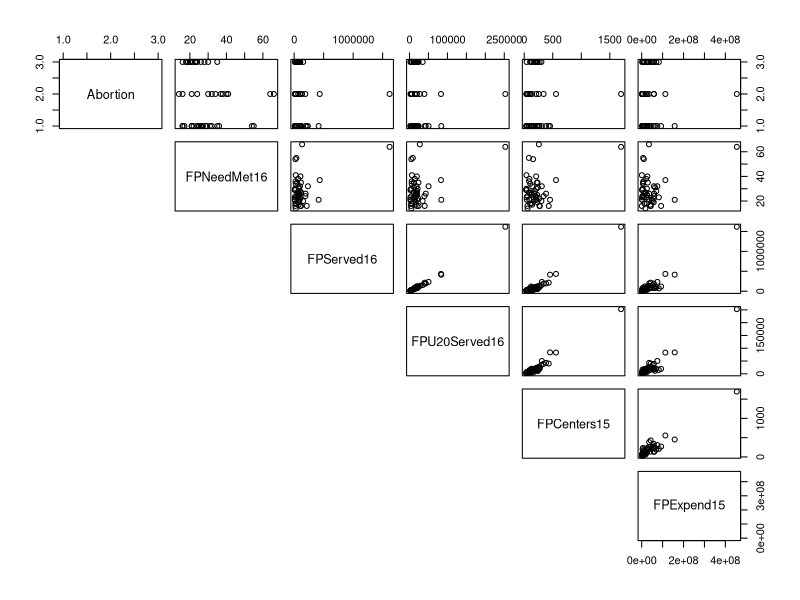
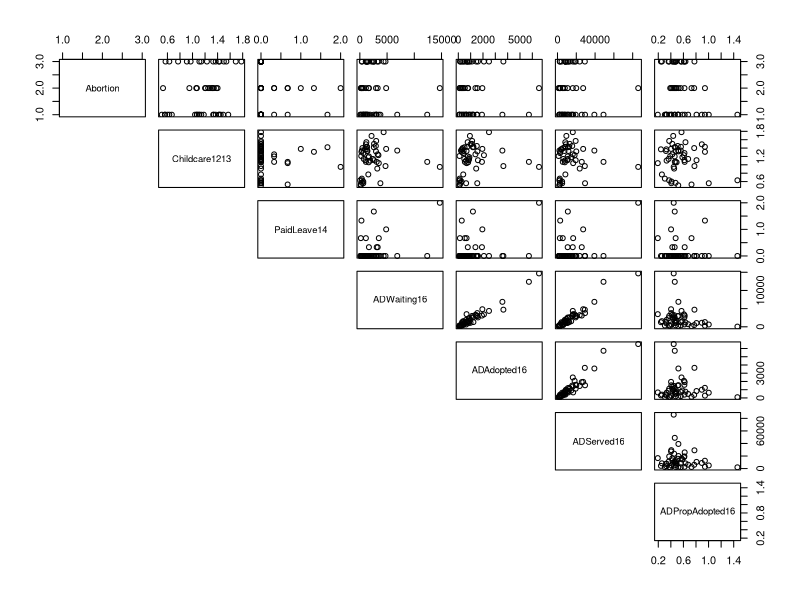
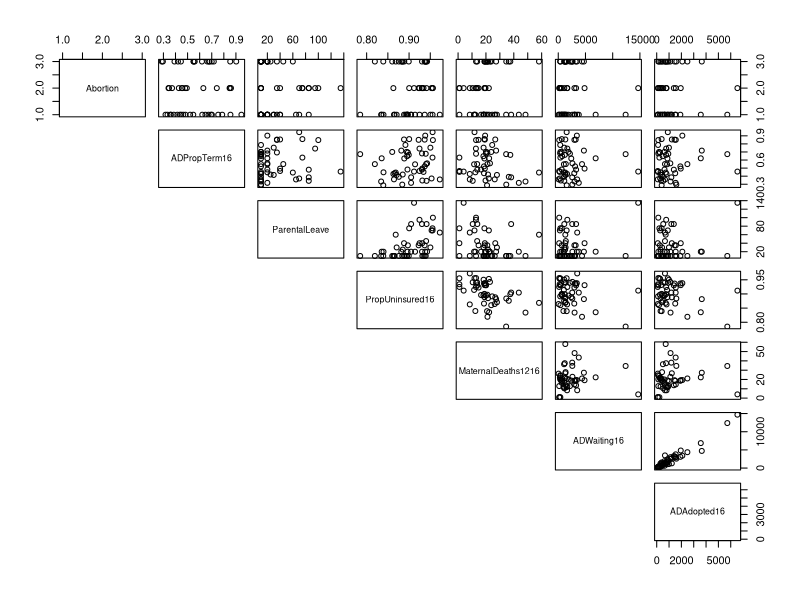
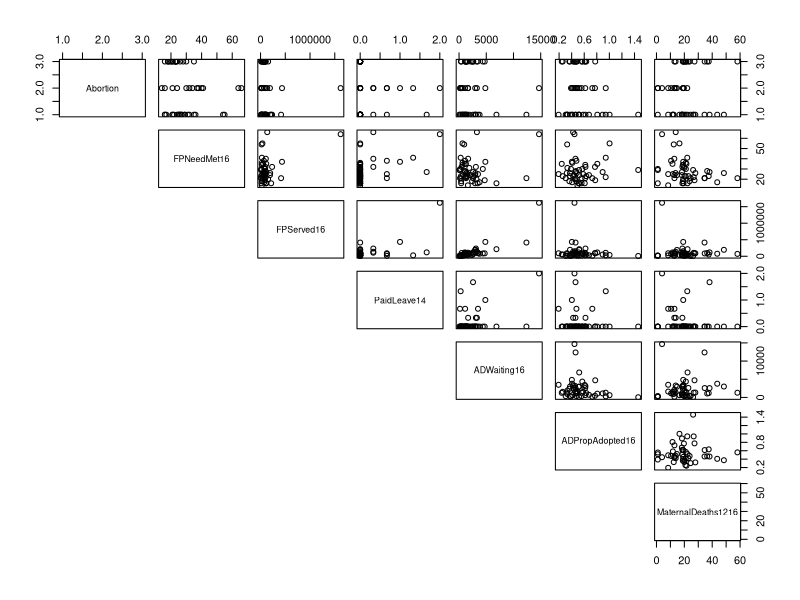

The R source for these figures, in order: (Note: this script raises an error after producing the figures.)
## ---- chunk 1
knitr::opts_chunk$set(echo = TRUE)
## ---- chunk 2
library(dplyr)
library(tidyverse)
library(knitr)
library(broom)
library(nnet)
## ---- chunk 3
data <- read_csv("data/all_national_data_merged.csv")
data <- data %>%
  mutate(Abortion = as.factor(Abortion))
## ---- chunk 4
data <- data %>%
  mutate(MaternalDeaths1216 = case_when(
    !is.na(MaternalDeaths1216) ~ MaternalDeaths1216,
    is.na(MaternalDeaths1216) ~ mean(!is.na(data$MaternalDeaths1216))
  ))
## ---- chunk 5
ellipse::pairs(Abortion ~ FPNeedMet16 + FPServed16 + FPU20Served16 + FPCenters15 + FPExpend15, 
             data = data, lower.panel = NULL) # FPServed16 & FPU20Served16 + FPServed16&FPCenters15 + FPServed16&FPExpend15
                                              # FPU20Served16&FPCenters15 + FPU20Served16&FPExpend15 + FPCenters15&FPExpend15
ellipse::pairs(Abortion ~ Childcare1213 + PaidLeave14 + ADWaiting16 + ADAdopted16 + ADServed16 + ADPropAdopted16, 
               data = data, lower.panel = NULL) # ADWaiting16&ADAdopted16 + ADWaiting16&ADServed16 + ADAdopted16&ADServed16
ellipse::pairs(Abortion ~ ADPropTerm16 + ParentalLeave + PropUninsured16 + MaternalDeaths1216 + ADWaiting16 + ADAdopted16, 
               data = data, lower.panel = NULL) 
ellipse::pairs(Abortion ~ FPNeedMet16 + FPServed16 + PaidLeave14 + ADWaiting16 + ADPropAdopted16 + MaternalDeaths1216, 
               data = data, lower.panel = NULL)
## ---- chunk 6
full <- multinom(Abortion ~ FPNeedMet16 + Childcare1213 + PaidLeave14 + ADPropAdopted16 + ADPropTerm16 + ParentalLeave + PropUninsured16 + MaternalDeaths1216, data = data)

kable(tidy(full), format = "markdown", digits = 3, caption = "Full Model")
kable(confint(full), format = "markdown", digits = 3, caption = "Full Model Confidence Intervals")

regfit_backward <- step(full, direction = "backward")
## ---- chunk 7
best_model <- multinom(Abortion ~ PropUninsured16 + MaternalDeaths1216+ADPropAdopted16+Childcare1213+ParentalLeave+PaidLeave14, data = data)

kable(tidy(best_model), 
      format = "markdown", digits = 3, caption = "Best Model") 
kable(confint(best_model), format = "markdown", digits = 3, caption = "Best Model Confidence Intervals")
## ---- chunk 8
# prediction of model
pred <- predict(best_model, type = "class")
table <- table(data$Abortion, pred)
confusion_matrix <- as.data.frame(table)

ggplot(data = confusion_matrix,
       mapping = aes(x = Var1,
                     y = pred)) +
  geom_tile(aes(fill = Freq)) +
  geom_text(aes(label = sprintf("%1.0f", Freq)), vjust = 1) +
  scale_fill_gradient(low = "blue",
                      high = "red",
                      trans = "log")
